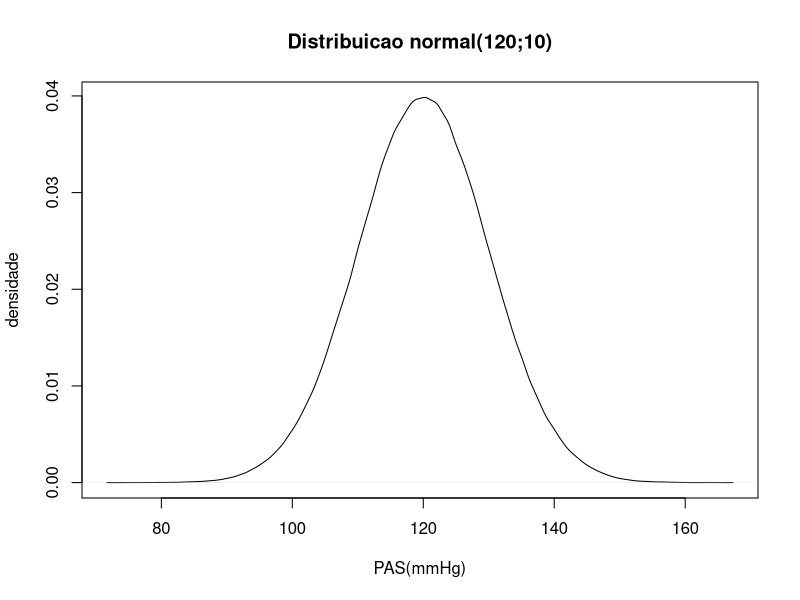

Here is the R script that generated this plot:
sink("exemplo05_normal.txt")
m <- 120
dp <- 10
cat("X ~ Normal(",m,";",dp,")\n\n", sep="")
cat("P(X < ",m-3*dp,") = ",pnorm(q=m-3*dp,mean=m,sd=dp),"\n", sep="")
cat("P(X < ",m-2*dp,") = ",pnorm(q=m-2*dp,mean=m,sd=dp),"\n", sep="")
cat("P(X < ",m-dp,") = ",pnorm(q=m-dp,mean=m,sd=dp),"\n", sep="")
cat("P(X < ",m,") = ",pnorm(q=m,mean=m,sd=dp),"\n", sep="")
cat("P(X < ",m+dp,") = ",pnorm(q=m+dp,mean=m,sd=dp),"\n", sep="")
cat("P(X < ",m+2*dp,") = ",pnorm(q=m+2*dp,mean=m,sd=dp),"\n", sep="")
cat("P(X < ",m+3*dp,") = ",pnorm(q=m+3*dp,mean=m,sd=dp),"\n", sep="")
cat("\nP(",m-dp," < X < ",m+dp,") = ",
    pnorm(q=m+dp,mean=m,sd=dp)-pnorm(q=m-dp,mean=m,sd=dp),"\n", sep="")
cat("P(",m-2*dp," < X < ",m+2*dp,") = ",
    pnorm(q=m+2*dp,mean=m,sd=dp)-pnorm(q=m-2*dp,mean=m,sd=dp),"\n", sep="")
qnorm(p=0.975,mean=0,sd=1)
cat("P(",m-1.96*dp," < X < ",m+1.96*dp,") = ",
    pnorm(q=m+1.96*dp,mean=m,sd=dp)-pnorm(q=m-1.96*dp,mean=m,sd=dp),"\n", sep="")
cat("P(",m-3*dp," < X < ",m+3*dp,") = ",
    pnorm(q=m+3*dp,mean=m,sd=dp)-pnorm(q=m-3*dp,mean=m,sd=dp),"\n", sep="")
qnorm(p=0.75,mean=0,sd=1)
cat("P(",m-0.675*dp," < X < ",m+0.675*dp,") = ",
    pnorm(q=m+0.675*dp,mean=m,sd=dp)-pnorm(q=m-0.675*dp,mean=m,sd=dp),"\n", sep="")
sink()
png("exemplo05_normal.png")
rn <- rnorm(n=1e6,mean=m,sd=dp)
plot(density(rn),xlab="PAS(mmHg)",ylab="densidade",
     main=paste0("Distribuicao normal(",m,";",dp,")"))
dev.off()
